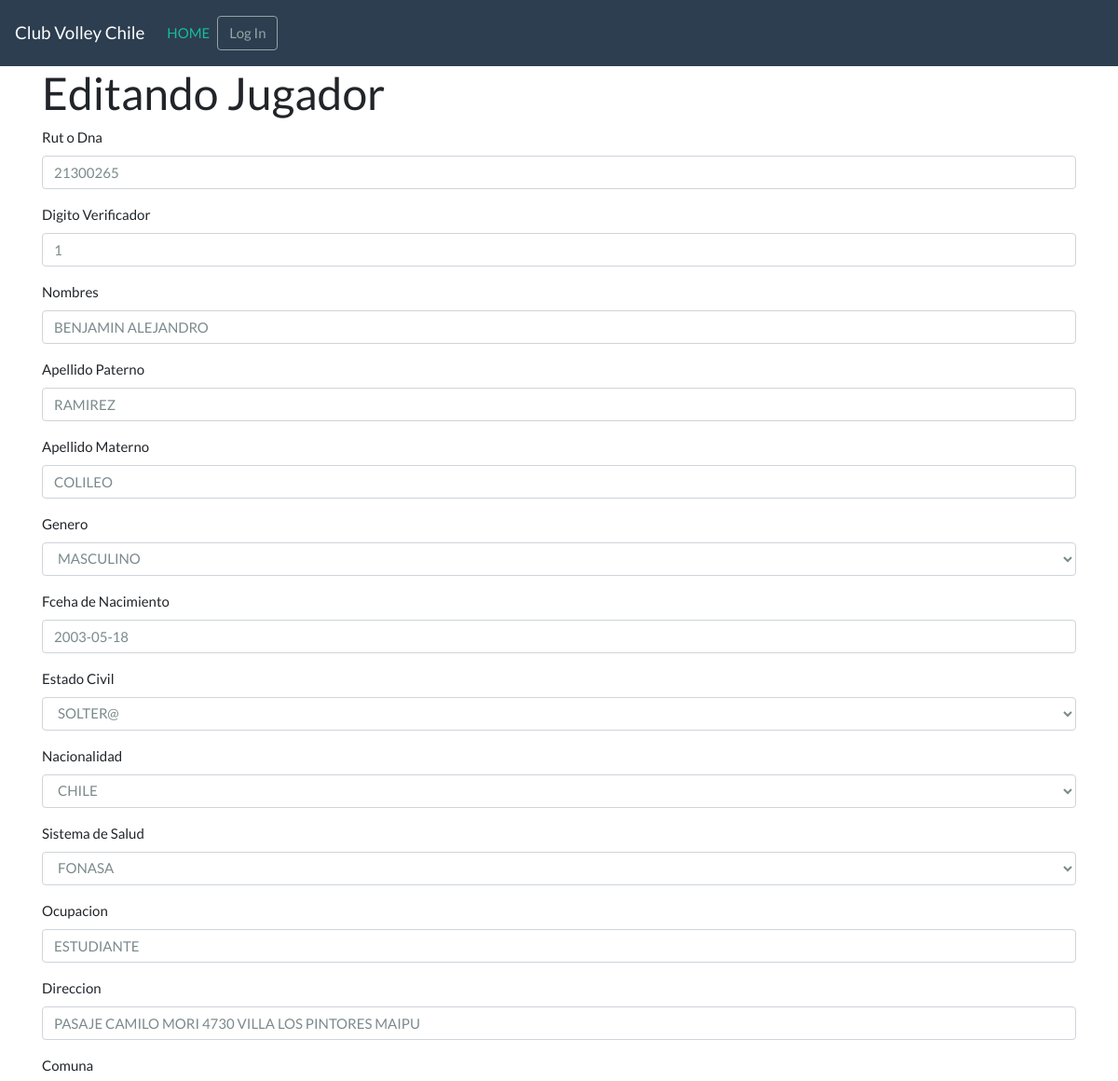
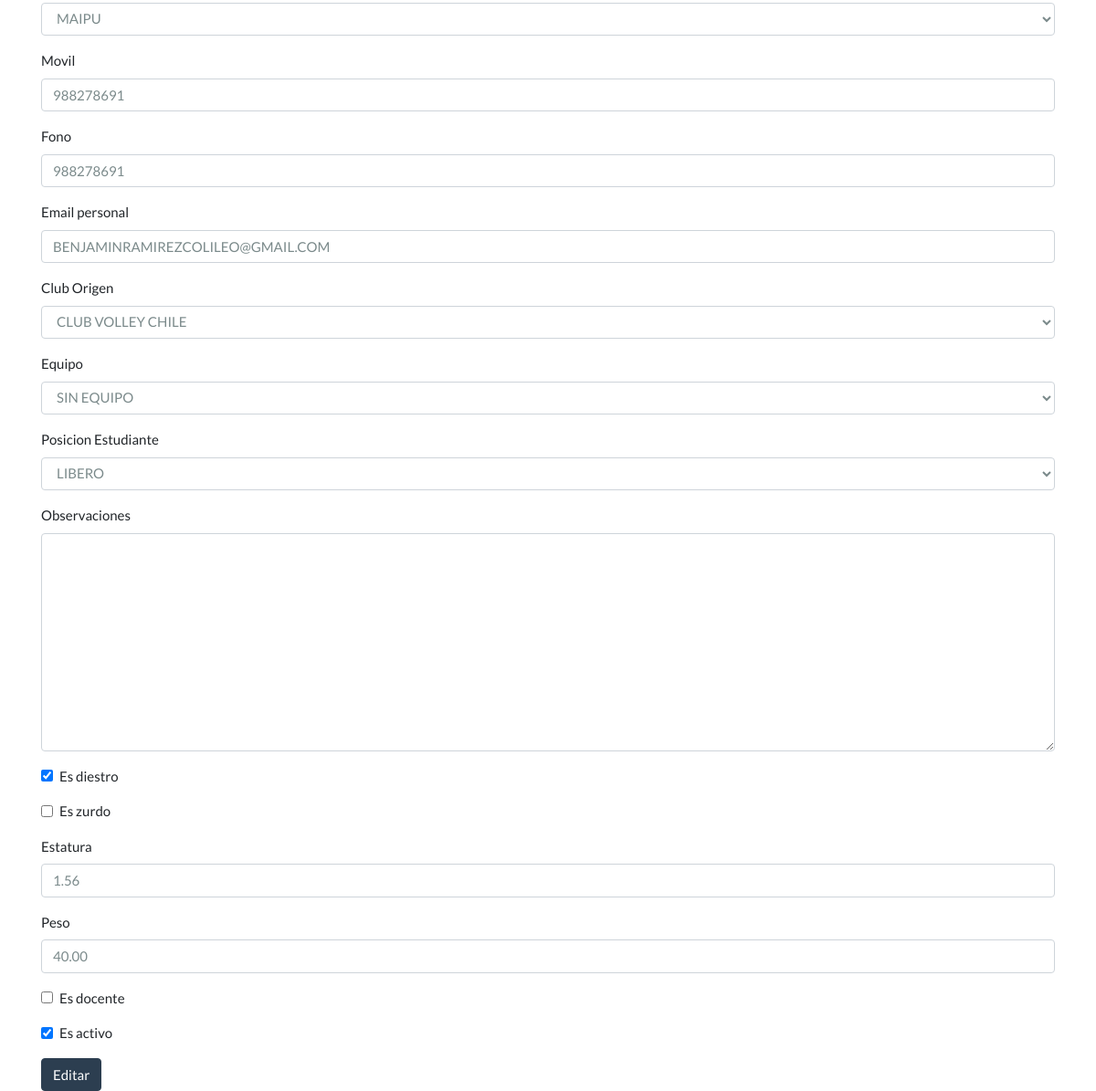
The page /personas/editar/3/ on the database its author committed (2 pictures, top to bottom).
### main/models.py (models this page shows, shortened)
class Persona(models.Model):
    id                      = models.AutoField(primary_key=True)
    dna                     = models.CharField(blank=False, null=False, max_length=25, unique=True,verbose_name="Rut o Dna")
    dv                      = models.CharField(blank=False, null=False, max_length=2,verbose_name="Digito Verificador")
    nombres                 = models.CharField(blank=False, null=False, max_length=100,verbose_name="Nombres")
    apellido_paterno        = models.CharField(blank=False, null=False, max_length=100,verbose_name="Apellido Paterno")
    apellido_materno        = models.CharField(blank=False, null=False, max_length=100,verbose_name="Apellido Materno")
    genero                  = models.ForeignKey(Genero,null=True, on_delete=models.DO_NOTHING,verbose_name="Genero")
    fecha_nacimiento        = models.DateField(blank=False, null=False, verbose_name="Fceha de Nacimiento")
    estado_civil            = models.ForeignKey(EstadoCivil,null=False, on_delete=models.DO_NOTHING,verbose_name="Estado Civil")
    pais_origen             = models.ForeignKey(Pais,null=False, on_delete=models.DO_NOTHING,verbose_name="Nacionalidad")
    sistema_salud           = models.ForeignKey(SistemaSalud,null=False, on_delete=models.DO_NOTHING,verbose_name="Sistema de Salud")
    ocupacion               = models.CharField(blank=False, null=False, max_length=255)
    direccion               = models.CharField(blank=False, null=False, max_length=255)
    comuna                  = models.ForeignKey(Comuna,null=False, on_delete=models.DO_NOTHING,verbose_name="Comuna")
    movil                   = models.CharField(blank=False, null=False, max_length=20)
    fono                    = models.CharField(blank=False, null=False, max_length=20)
    email_personal          = models.EmailField(blank=False, null=False, max_length=255)
    club_origen             = models.ForeignKey(Club,null=False, on_delete=models.DO_NOTHING,verbose_name="Club Origen")
    equipo                  = models.ForeignKey(Equipo,null=False, on_delete=models.DO_NOTHING,verbose_name="Equipo")
    posicion                = models.ForeignKey(Posicion,null=False, on_delete=models.DO_NOTHING,verbose_name="Posicion Estudiante")
    observaciones           = models.TextField(blank=True, null=True)
    es_diestro              = models.BooleanField(default=True)
    es_zurdo                = models.BooleanField(default=False)
    estatura                = models.DecimalField(max_digits=3, decimal_places=2, blank=True, null=True)
    peso                    = models.DecimalField(max_digits=5, decimal_places=2, blank=True, null=True)
    es_docente              = models.BooleanField(default=False)
    es_activo               = models.BooleanField(default=True)
    es_delete               = models.BooleanField(default=False)
    fecha_crea              = models.DateField(default=timezone.now, help_text=("creation date"))
    fecha_modi              = models.DateField(auto_now=True, null= True)
    class Meta:
        verbose_name_plural="Personas"
        db_table="persona"

### personas/views.py (the view)
# urls.py: url(r'^editar/(?P<pk>\d+)/$', PersonaUpdate.as_view(), name='personas_edit'),
class PersonaUpdate(UpdateView):
    model = Persona
    form_class = PersonaForm
    template_name = 'personas/edit.html'
    success_url = reverse_lazy('personas')

### personas/forms.py
class PersonaForm(forms.ModelForm):
    class Meta:
        model = Persona
        exclude = ('es_delete','fecha_crea','fecha_modi')
        widgets = {
            'fecha_nacimiento': DatePickerInput(format='%Y-%m-%d'), # python date-time format
            'dna': forms.TextInput(attrs={'size': 12, 'width': 12}),
        }

### main/models.py (called while the page is built)
    def __str__(self):
        return self.descripcion

    def __str__(self):
        return self.descripcion

    def __str__(self):
        return self.descripcion

    def __str__(self):
        return self.descripcion

    def __str__(self):
        return self.descripcion

    def __str__(self):
        return self.descripcion

    def __str__(self):
        return self.descripcion

    def __str__(self):
        return self.descripcion

### templates/personas/edit.html (shortened to what this page needs)
{% extends 'base.html' %}
{% load crispy_forms_tags %}
{% load crispy_forms_field %}
{% load bootstrap4 %}
{% block content %}
<h1>Editando Jugador </h1>
<div>
  <form method="POST">
      <table>
      {{ form|crispy }}
    </table>
      <button class="save btn btn-primary" type="submit">Editar</button>
  </form>
</div>
{% endblock %}

### rows shown on the page
Persona: dna "21300265", dv "1", nombres "BENJAMIN ALEJANDRO", apellido_paterno "RAMIREZ", apellido_materno "COLILEO", genero "MASCULINO", fecha_nacimiento "2003-05-18", estado_civil "SOLTER@", pais_origen "CHILE", sistema_salud "FONASA", ocupacion "ESTUDIANTE", direccion "PASAJE CAMILO MORI 4730 VILLA LOS PINTORES MAIPU", comuna "MAIPU", movil "988278691", fono "988278691", email_personal "BENJAMINRAMIREZCOLILEO@GMAIL.COM", club_origen "CLUB VOLLEY CHILE", equipo "SIN EQUIPO", posicion "LIBERO", es_diestro "☑", estatura "1.56", peso "40.00", es_activo "☑"
